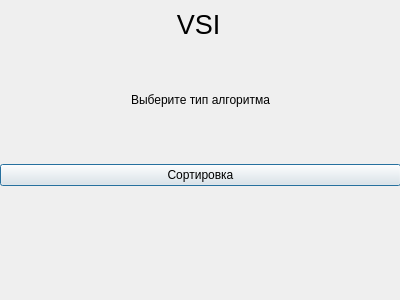
<?xml version="1.0" encoding="UTF-8"?>
<ui version="4.0">
 <class>MainDialog</class>
 <widget class="QDialog" name="MainDialog">
  <property name="geometry">
   <rect>
    <x>0</x>
    <y>0</y>
    <width>400</width>
    <height>300</height>
   </rect>
  </property>
  <property name="windowTitle">
   <string>VSI</string>
  </property>
  <property name="autoFillBackground">
   <bool>false</bool>
  </property>
  <widget class="QLabel" name="labelTitle">
   <property name="geometry">
    <rect>
     <x>-2</x>
     <y>-1</y>
     <width>401</width>
     <height>51</height>
    </rect>
   </property>
   <property name="font">
    <font>
     <pointsize>20</pointsize>
    </font>
   </property>
   <property name="text">
    <string>VSI</string>
   </property>
   <property name="alignment">
    <set>Qt::AlignCenter</set>
   </property>
  </widget>
  <widget class="QWidget" name="verticalLayoutWidget">
   <property name="geometry">
    <rect>
     <x>0</x>
     <y>120</y>
     <width>401</width>
     <height>111</height>
    </rect>
   </property>
   <layout class="QVBoxLayout" name="verticalLayout">
    <item>
     <widget class="QPushButton" name="btnSorting">
      <property name="text">
       <string>Сортировка</string>
      </property>
     </widget>
    </item>
   </layout>
  </widget>
  <widget class="QLabel" name="labelChooseAlgType">
   <property name="geometry">
    <rect>
     <x>0</x>
     <y>90</y>
     <width>401</width>
     <height>20</height>
    </rect>
   </property>
   <property name="text">
    <string>Выберите тип алгоритма</string>
   </property>
   <property name="alignment">
    <set>Qt::AlignCenter</set>
   </property>
  </widget>
 </widget>
 <resources/>
 <connections/>
</ui>
